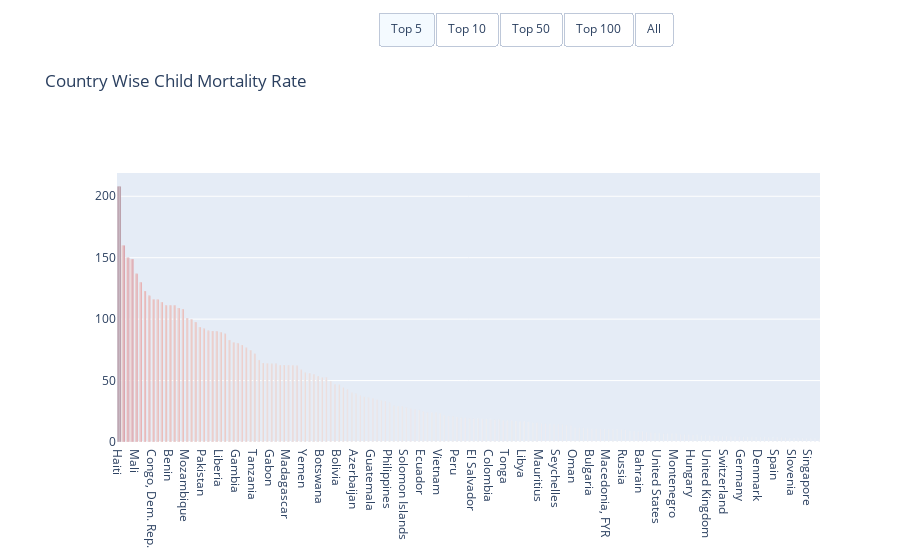

This figure's notebook cell:
### Markdown cell above
<span style='font-family:Georgia'> <b> Child Mortality Rate : </b> Death of children under 5 years of age per 1000 live births</span>

### Code cell
ngo = ngo.sort_values('child_mort',ascending=False)
univariate_bar('child_mort',ngo ,'Reds', 'Top')

### Figure 1 — Plotly figure (JSON) as saved in the notebook; plotly's stock layout.template omitted (floating-point values rounded to 4 significant figures; data arrays with more than 128 entries replaced by an {"elided": "..."} marker saying what was removed)
{"data": [{"marker": {"color": [208.0, 160.0, 150.0, 149.0, 137.0], "colorscale": [[0.0, "rgb(255,245,240)"], [0.125, "rgb(254,224,210)"], [0.25, "rgb(252,187,161)"], [0.375, "rgb(252,146,114)"], [0.5, "rgb(251,106,74)"], [0.625, "rgb(239,59,44)"], [0.75, "rgb(203,24,29)"], [0.875, "rgb(165,15,21)"], [1.0, "rgb(103,0,13)"]]}, "name": "Top 5", "showlegend": false, "type": "bar", "x": ["Haiti", "Sierra Leone", "Chad", "Central African Republic", "Mali"], "y": [208.0, 160.0, 150.0, 149.0, 137.0]}, {"marker": {"color": [208.0, 160.0, 150.0, 149.0, 137.0, 130.0, 123.0, 119.0, 116.0, 116.0], "colorscale": [[0.0, "rgb(255,245,240)"], [0.125, "rgb(254,224,210)"], [0.25, "rgb(252,187,161)"], [0.375, "rgb(252,146,114)"], [0.5, "rgb(251,106,74)"], [0.625, "rgb(239,59,44)"], [0.75, "rgb(203,24,29)"], [0.875, "rgb(165,15,21)"], [1.0, "rgb(103,0,13)"]]}, "name": "Top 10", "showlegend": false, "type": "bar", "x": ["Haiti", "Sierra Leone", "Chad", "Central African Republic", "Mali", "Nigeria", "Niger", "Angola", "Congo, Dem. Rep.", "Burkina Faso"], "y": [208.0, 160.0, 150.0, 149.0, 137.0, 130.0, 123.0, 119.0, 116.0, 116.0]}, {"marker": {"color": [208.0, 160.0, 150.0, 149.0, 137.0, 130.0, 123.0, 119.0, 116.0, 116.0, 114.0, 111.0, 111.0, 111.0, 109.0, 108.0, 101.0, 99.7, 97.4, 93.6, 92.1, 90.5, 90.3, 90.2, 89.3, 88.2, 83.1, 81.0, 80.3, 78.9, 76.7, 74.7, 71.9, 66.8, 64.4, 63.9, 63.7, 63.6, 62.7, 62.6, 62.2, 62.2, 62.0, 58.8, 56.3, 56.0, 55.2, 53.7, 52.5, 52.4], "colorscale": [[0.0, "rgb(255,245,240)"], [0.125, "rgb(254,224,210)"], [0.25, "rgb(252,187,161)"], [0.375, "rgb(252,146,114)"], [0.5, "rgb(251,106,74)"], [0.625, "rgb(239,59,44)"], [0.75, "rgb(203,24,29)"], [0.875, "rgb(165,15,21)"], [1.0, "rgb(103,0,13)"]]}, "name": "Top 50", "showlegend": false, "type": "bar", "x": ["Haiti", "Sierra Leone", "Chad", "Central African Republic", "Mali", "Nigeria", "Niger", "Angola", "Congo, Dem. Rep.", "Burkina Faso", "Guinea-Bissau", "Cote d'Ivoire", "Benin", "Equatorial Guinea", "Guinea", "Cameroon", "Mozambique", "Lesotho", "Mauritania", "Burundi", "Pakistan", "Malawi", "Togo", "Afghanistan", "Liberia", "Comoros", "Zambia", "Uganda", "Gambia", "Lao", "Sudan", "Ghana", "Tanzania", "Senegal", "Myanmar", "Congo, Rep.", "Gabon", "Rwanda", "Kiribati", "Timor-Leste", "Madagascar", "Kenya", "Turkmenistan", "India", "Yemen", "Namibia", "Eritrea", "South Africa", "Botswana", "Tajikistan"], "y": [208.0, 160.0, 150.0, 149.0, 137.0, 130.0, 123.0, 119.0, 116.0, 116.0, 114.0, 111.0, 111.0, 111.0, 109.0, 108.0, 101.0, 99.7, 97.4, 93.6, 92.1, 90.5, 90.3, 90.2, 89.3, 88.2, 83.1, 81.0, 80.3, 78.9, 76.7, 74.7, 71.9, 66.8, 64.4, 63.9, 63.7, 63.6, 62.7, 62.6, 62.2, 62.2, 62.0, 58.8, 56.3, 56.0, 55.2, 53.7, 52.5, 52.4]}, {"marker": {"color": [208.0, 160.0, 150.0, 149.0, 137.0, 130.0, 123.0, 119.0, 116.0, 116.0, 114.0, 111.0, 111.0, 111.0, 109.0, 108.0, 101.0, 99.7, 97.4, 93.6, 92.1, 90.5, 90.3, 90.2, 89.3, 88.2, 83.1, 81.0, 80.3, 78.9, 76.7, 74.7, 71.9, 66.8, 64.4, 63.9, 63.7, 63.6, 62.7, 62.6, 62.2, 62.2, 62.0, 58.8, 56.3, 56.0, 55.2, 53.7, 52.5, 52.4, 49.4, 47.0, 46.6, 44.4, 42.7, 40.0, 39.2, 37.6, 36.9, 36.3, 35.4, 34.4, 33.5, 33.3, 31.9, 29.6, 29.2, 29.1, 28.1, 27.3, 26.5, 26.1, 25.1, 24.1, 24.1, 24.1, 23.3, 21.5, 21.1, 20.7, 20.3, 19.8, 19.7, 19.3, 19.2, 19.1, 18.9, 18.8, 18.6, 18.1, 18.1, 17.4, 17.4, 17.2, 17.1, 16.6, 16.6, 16.5, 15.7, 15.7], "colorscale": [[0.0, "rgb(255,245,240)"], [0.125, "rgb(254,224,210)"], [0.25, "rgb(252,187,161)"], [0.375, "rgb(252,146,114)"], [0.5, "rgb(251,106,74)"], [0.625, "rgb(239,59,44)"], [0.75, "rgb(203,24,29)"], [0.875, "rgb(165,15,21)"], [1.0, "rgb(103,0,13)"]]}, "name": "Top 100", "showlegend": false, "type": "bar", "x": ["Haiti", "Sierra Leone", "Chad", "Central African Republic", "Mali", "Nigeria", "Niger", "Angola", "Congo, Dem. Rep.", "Burkina Faso", "Guinea-Bissau", "Cote d'Ivoire", "Benin", "Equatorial Guinea", "Guinea", "Cameroon", "Mozambique", "Lesotho", "Mauritania", "Burundi", "Pakistan", "Malawi", "Togo", "Afghanistan", "Liberia", "Comoros", "Zambia", "Uganda", "Gambia", "Lao", "Sudan", "Ghana", "Tanzania", "Senegal", "Myanmar", "Congo, Rep.", "Gabon", "Rwanda", "Kiribati", "Timor-Leste", "Madagascar", "Kenya", "Turkmenistan", "India", "Yemen", "Namibia", "Eritrea", "South Africa", "Botswana", "Tajikistan", "Bangladesh", "Nepal", "Bolivia", "Cambodia", "Bhutan", "Micronesia, Fed. Sts.", "Azerbaijan", "Guyana", "Iraq", "Uzbekistan", "Guatemala", "Dominican Republic", "Morocco", "Indonesia", "Philippines", "Kyrgyz Republic", "Vanuatu", "Egypt", "Solomon Islands", "Algeria", "Cape Verde", "Mongolia", "Ecuador", "Paraguay", "Suriname", "Fiji", "Vietnam", "Kazakhstan", "Jordan", "St. Vincent and the Grenadines", "Peru", "Brazil", "Panama", "Iran", "El Salvador", "Turkey", "Samoa", "Belize", "Colombia", "Armenia", "Jamaica", "Tunisia", "Tonga", "Moldova", "Venezuela", "Albania", "Libya", "Georgia", "Saudi Arabia", "China"], "y": [208.0, 160.0, 150.0, 149.0, 137.0, 130.0, 123.0, 119.0, 116.0, 116.0, 114.0, 111.0, 111.0, 111.0, 109.0, 108.0, 101.0, 99.7, 97.4, 93.6, 92.1, 90.5, 90.3, 90.2, 89.3, 88.2, 83.1, 81.0, 80.3, 78.9, 76.7, 74.7, 71.9, 66.8, 64.4, 63.9, 63.7, 63.6, 62.7, 62.6, 62.2, 62.2, 62.0, 58.8, 56.3, 56.0, 55.2, 53.7, 52.5, 52.4, 49.4, 47.0, 46.6, 44.4, 42.7, 40.0, 39.2, 37.6, 36.9, 36.3, 35.4, 34.4, 33.5, 33.3, 31.9, 29.6, 29.2, 29.1, 28.1, 27.3, 26.5, 26.1, 25.1, 24.1, 24.1, 24.1, 23.3, 21.5, 21.1, 20.7, 20.3, 19.8, 19.7, 19.3, 19.2, 19.1, 18.9, 18.8, 18.6, 18.1, 18.1, 17.4, 17.4, 17.2, 17.1, 16.6, 16.6, 16.5, 15.7, 15.7]}, {"marker": {"color": {"elided": "167 float values"}, "colorscale": [[0.0, "rgb(255,245,240)"], [0.125, "rgb(254,224,210)"], [0.25, "rgb(252,187,161)"], [0.375, "rgb(252,146,114)"], [0.5, "rgb(251,106,74)"], [0.625, "rgb(239,59,44)"], [0.75, "rgb(203,24,29)"], [0.875, "rgb(165,15,21)"], [1.0, "rgb(103,0,13)"]]}, "name": "All", "showlegend": false, "type": "bar", "x": {"elided": "167 str values"}, "y": {"elided": "167 float values"}}], "layout": {"title": {"text": "Country Wise Child Mortality Rate"}, "updatemenus": [{"active": 0, "buttons": [{"args": [{"visible": [true, false, false, false, false]}, {"title": "Top 5 Countries with Child Mortality Rate"}], "label": "Top 5", "method": "restyle"}, {"args": [{"visible": [false, true, false, false, false]}, {"title": "Top 10 Countries with Child Mortality Rate"}], "label": "Top 10", "method": "restyle"}, {"args": [{"visible": [false, false, true, false, false]}, {"title": "Top 50 Countries with Child Mortality Rate"}], "label": "Top 50", "method": "restyle"}, {"args": [{"visible": [false, false, false, true, false]}, {"title": "Top 100 Countries with Child Mortality Rate"}], "label": "Top 100", "method": "restyle"}, {"args": [{"visible": [false, false, false, false, true]}, {"title": "All Countries"}], "label": "All", "method": "restyle"}], "direction": "left", "type": "buttons", "x": 0.8, "y": 1.6}], "xaxis": {"domain": [0.05, 1.0]}}}
